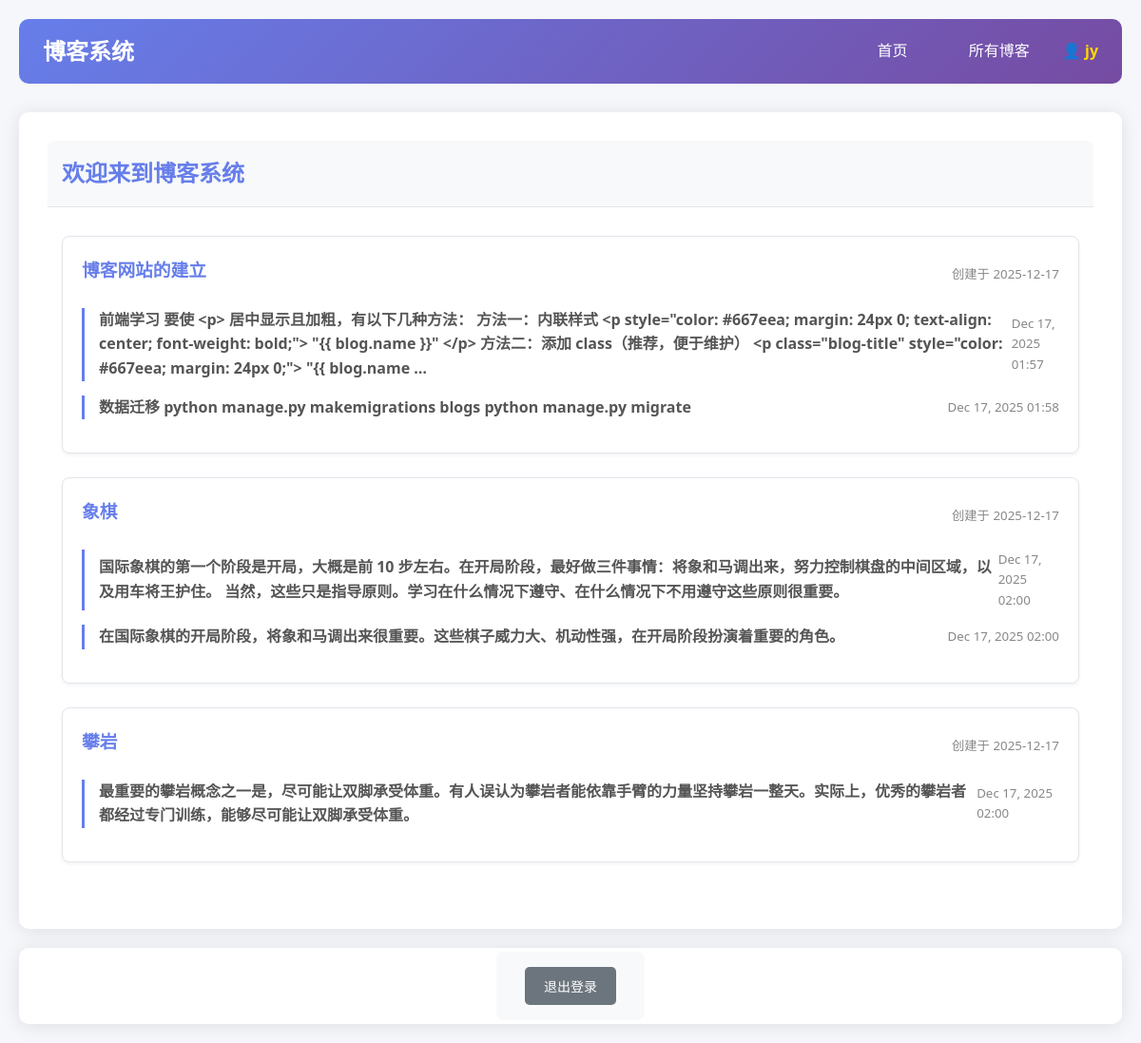
The app's page / (signed in) with its own data.
### blogs/models.py (models this page shows, shortened)
class Blog(models.Model):
    name=models.CharField(max_length=25)
    date_added=models.DateTimeField(auto_now_add=True)
    owner=models.ForeignKey(User,on_delete=models.CASCADE)

class Post(models.Model):
    blog=models.ForeignKey(Blog,on_delete=models.CASCADE)
    text=models.TextField()
    date_added=models.DateTimeField(auto_now_add=True)

### blogs/views.py (the view)
# urls.py: path('',views.index,name='index'),
def index(request):
    blogs=Blog.objects.order_by('date_added')
    context={'blogs':blogs}
    return render(request,'blogs/index.html',context)

### blogs/templates/blogs/index.html (shortened to what this page needs)
{% extends 'blogs/base.html' %}
{% block content %}
    <div class="card-header">
        <h2 style="color: #667eea;">欢迎来到博客系统</h2>
    </div>
    <div class="card-body">
        {% for blog in blogs %}
            <div class="card" style="margin-bottom: 25px;">
                <div style="display: flex; justify-content: space-between; align-items: center;">
                    <h3 style="margin-bottom: 10px;">
                        <a href="{% url 'blogs:blog' blog.id %}" style="color: #667eea; text-decoration: none;">{{ blog.name }}</a>
                    </h3>
                    <small style="color: #888;">创建于 {{ blog.date_added|date:"Y-m-d" }}</small>
                </div>
                {% for post in blog.post_set.all %}
                    <div style="border-left: 3px solid #667eea; padding-left: 15px; margin: 15px 0;">
                        <div style="display: flex; justify-content: space-between; align-items: center;">
                            <strong style="color: #555;">{{ post.text|truncatewords:30 }}</strong>
                            <small style="color: #888;">{{ post.date_added|date:'M d, Y H:i' }}</small>
                        </div>
                    </div>
                {% empty %}
                    <div style="text-align: center; padding: 20px; color: #888;">
                        <p>暂无博文</p>
                    </div>
                {% endfor %}
            </div>
        {% endfor %}
    </div>
{% endblock content %}

### blogs/templates/blogs/base.html (shortened to what this page needs)
<!DOCTYPE html>
<html lang="zh-CN">
<head>
</head>
<body>
    <div class="navbar">
        <div class="nav-brand">
            <a href="{% url 'blogs:index' %}" style="font-size: 24px; font-weight: bold; color: white; text-decoration: none;">博客系统</a>
        </div>
        <div class="nav-links">
            <a href="{% url 'blogs:index' %}">首页</a>
            <a href="{% url 'blogs:blogs' %}">所有博客</a>
            {% if user.is_authenticated %}
                <span class="user-info">👤 {{ user.username }}</span>
            {% else %}
                <a href="{% url 'accounts:register' %}">注册</a>
                <a href="{% url 'accounts:login' %}">登录</a>
            {% endif %}
        </div>
    </div>
    <div class="container">
        {% block content %}{% endblock content %}
    </div>
    {% if user.is_authenticated %}
    <div class="container" style="text-align: center; padding: 15px;">
        <form action="{% url 'accounts:logout' %}" method="post" style="display: inline;">
            <button type="submit" class="btn" style="background: #6c757d;">退出登录</button>
        </form>
    </div>
    {% endif %}
</body>
</html>

### blogs/templates/blogs/base.html (style rules this page uses)
* { margin: 0; padding: 0; box-sizing: border-box; font-family: 'Segoe UI', 'Microsoft YaHei', sans-serif; }
body { background-color: #f5f7fa; color: #333; line-height: 1.6; padding: 20px; max-width: 1200px; margin: 0 auto; }
.container { background: white; border-radius: 10px; box-shadow: 0 2px 20px rgba(0, 0, 0, 0.1); padding: 30px; margin-top: 20px; }
.navbar { background: linear-gradient(135deg, #667eea 0%, #764ba2 100%); padding: 15px 25px; border-radius: 10px; margin-bottom: 30px; display: flex; justify-content: space-between; align-items: center; color: white; }
.nav-links a { color: white; text-decoration: none; margin: 0 15px; padding: 8px 15px; border-radius: 5px; transition: background 0.3s; }
.user-info { font-weight: 600; color: #ffd700; }
.btn { display: inline-block; padding: 10px 20px; background: linear-gradient(135deg, #667eea 0%, #764ba2 100%); color: white; text-decoration: none; border-radius: 5px; border: none; cursor: pointer; transition: all 0.3s; font-size: 14px; margin: 5px; }
.card { border: 1px solid #e1e5eb; border-radius: 8px; margin: 15px 0; padding: 20px; background: #fff; box-shadow: 0 2px 4px rgba(0,0,0,0.05); transition: transform 0.3s; }
.card-header { background: #f8f9fa; padding: 15px; border-bottom: 1px solid #e1e5eb; border-radius: 8px 8px 0 0; }
.card-body { padding: 15px; }
form { background: #f8f9fa; padding: 25px; border-radius: 8px; margin: 20px 0; }

### records on screen
Blog: name "博客网站的建立", date_added "2025-12-17"
Post: text "前端学习 要使 <p> 居中显示且加粗，有以下几种方法： 方法一：内联样式 <p style=\"color: #667eea; margin: 24px 0; text-align: center; font-weight: bold;\"> \"{{ blog.name }}\" </p> 方法二：添加 class（推荐，便于维护） <p class=\"blog-title\" style=\"color: #667eea; margin: 24px 0;\"> \"{{ blog.name …", date_added "Dec 17, 2025 01:57"
Post: text "数据迁移 python manage.py makemigrations blogs python manage.py migrate", date_added "Dec 17, 2025 01:58"
Blog: name "象棋", date_added "2025-12-17"
Post: text "国际象棋的第⼀个阶段是开局，⼤概是前 10 步左右。在开局阶段，最好做三件事情：将象和⻢调出来，努⼒控制棋盘的中间区域，以及⽤⻋将王护住。 当然，这些只是指导原则。学习在什么情况下遵守、在什么情况下不⽤遵守这些原则很重要。", date_added "Dec 17, 2025 02:00"
Post: text "在国际象棋的开局阶段，将象和⻢调出来很重要。这些棋⼦威⼒⼤、机动性强，在开局阶段扮演着重要的⾓⾊。", date_added "Dec 17, 2025 02:00"
Blog: name "攀岩", date_added "2025-12-17"
Post: text "最重要的攀岩概念之⼀是，尽可能让双脚承受体重。有⼈误认为攀岩者能依靠⼿臂的⼒量坚持攀岩⼀整天。实际上，优秀的攀岩者都经过专门训练，能够尽可能让双脚承受体重。", date_added "Dec 17, 2025 02:00"

### other values on screen
{{ user.username }} "jy"
